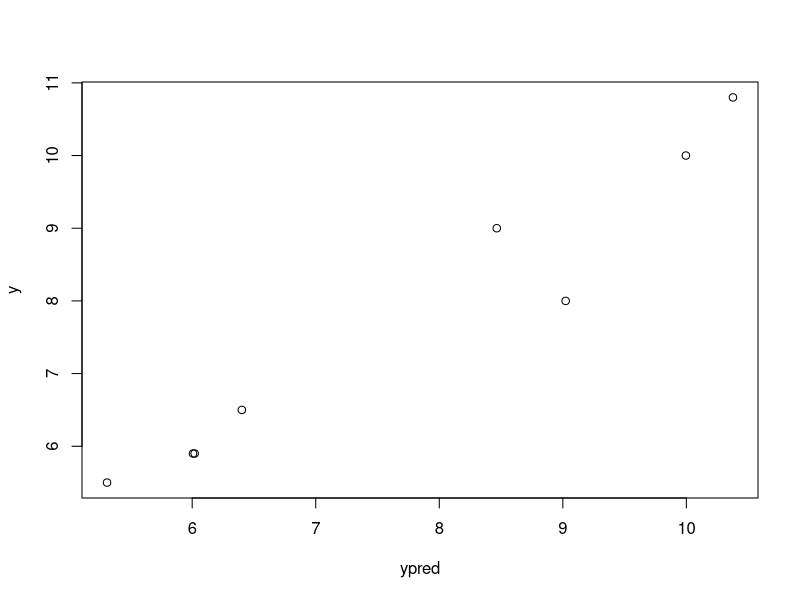
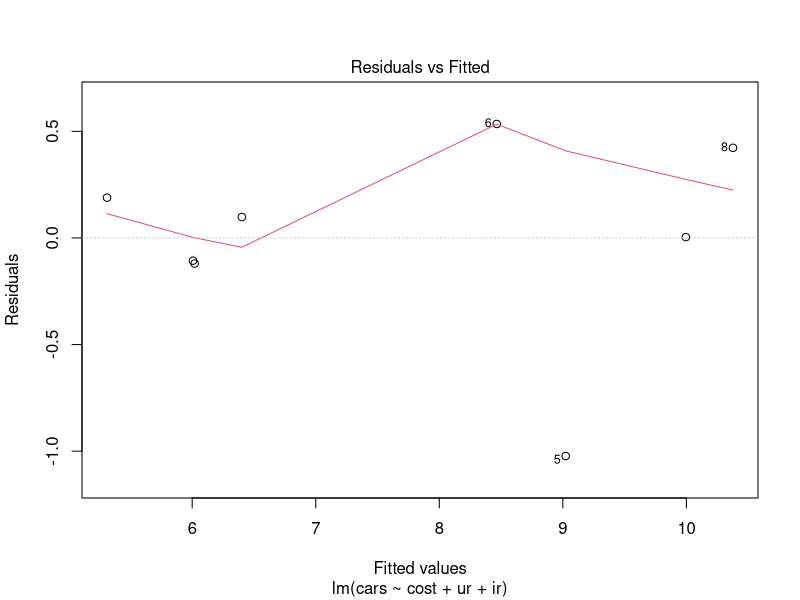
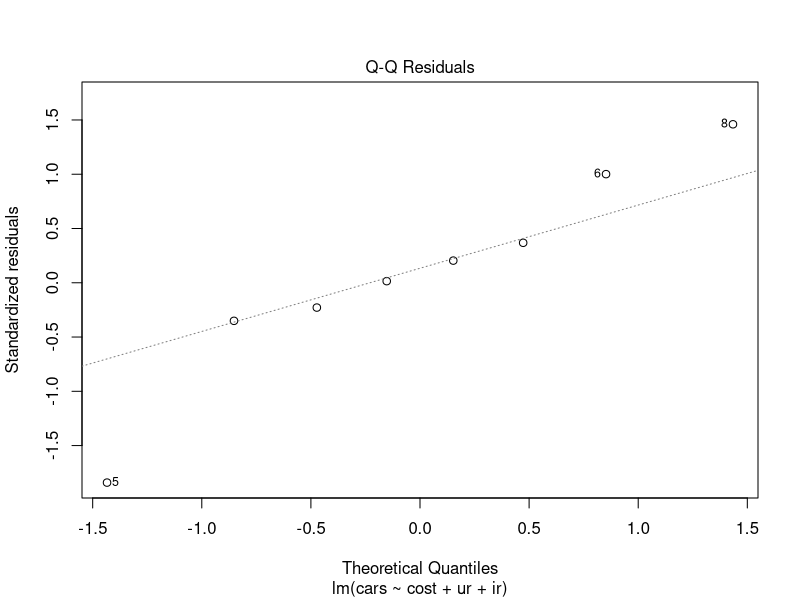
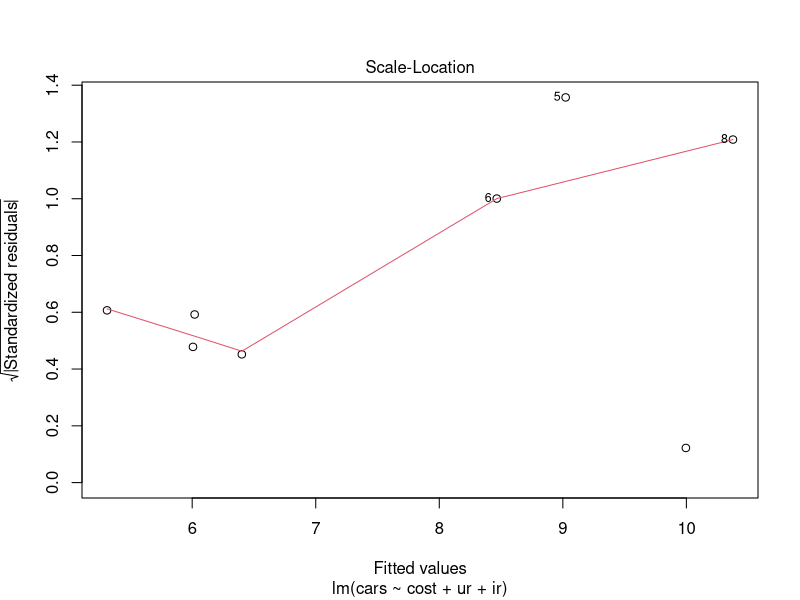
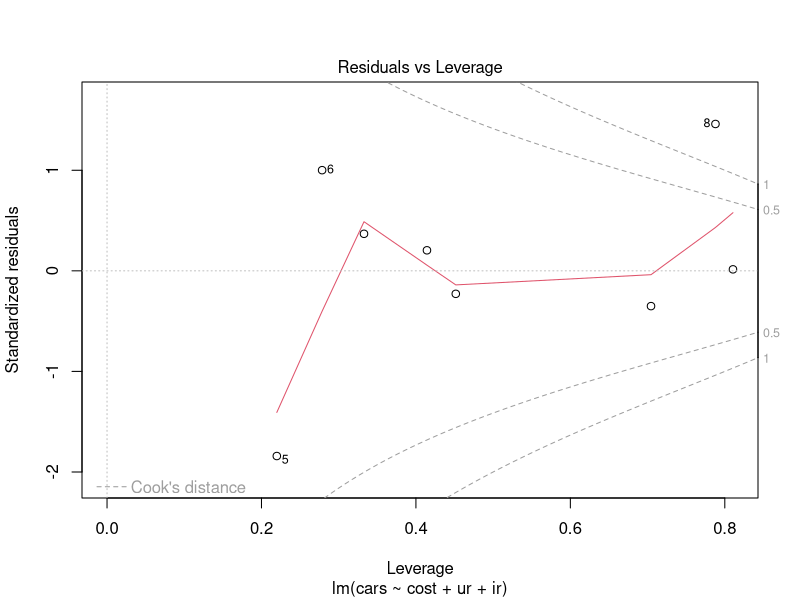

Reproduce these figures in R, in order.
#2------------

#b
income = read.csv('income.csv')
View(income)
x=income[,2]
x=matrix(c(rep(1,15),x),15,2)
y=income[,1]
b=solve(t(x)%*%x,t(x)%*%y)
b

#c
ypred=x%*%b
SSR=t(y-ypred)%*%(y-ypred)
s2=SSR/13
s2

#d
xpoint=c(1,18)
ypoint=xpoint%*%b



#3----------

#a
s=sqrt(s2)
C=solve(t(x)%*%x)
cii=C[2,2]
interval=s*sqrt(cii)
t=(3.017580-2.21929)/(2*interval)
pt(t,13)

#c
xtx = t(x)%*%x
ub = ypoint+sqrt(t(xpoint)%*%C%*%xpoint+1)*s*3.012
lb = ypoint-(t(xpoint)%*%C%*%xpoint+1)*s*3.012



#4--------

cars=c(5.5,5.9,6.5,5.9,8.0,9.0,10.0,10.8)
cost=c(7.2,10.0,9.0,5.5,9.0,9.8,14.5,8.0)
ur=c(8.7,9.4,10.0,9.0,12.0,11.0,12.0,13.7)
ir=c(5.5,4.4,4.0,7.0,5.0,6.2,5.8,3.9)
x=matrix(c(rep(1,8),cost,ur,ir),8,4)
y=cars
b=solve(t(x)%*%x,t(x)%*%y)
ypred=x%*%b
plot(ypred,y)
SSR=t(y-ypred)%*%(y-ypred)
s2=SSR/4

#b
model=lm(cars~cost+ur+ir)
plot(model)
model$coefficients

#c
h=x%*%solve(t(x)%*%x)%*%t(x)
e=y-ypred
z=e[5,1]/sqrt(s2*(1-h[5,5]))
cook=z*z*h[5,5]/(4*(1-h[5,5]))

#d
xpoint=c(1,7,8.6,5)
C=solve(t(x)%*%x)
s=sqrt(s2)
ypoint=xpoint%*%b
range=2.132*s*sqrt(1+t(xpoint)%*%C%*%xpoint)

#e
p=4
n=8
SSRes=sum(e^2)
SSReg=sum(ypred^2)
MSReg=SSReg/p
MSRes=SSRes/(n-p)

Fstat=MSReg/MSRes
qf(0.99,p,n-p)
pf(Fstat,p,n-p,lower.tail = FALSE)

#f
t=(b[3]-1)/(s*sqrt(C[3,3]))
1-pt(t,4)
Fstat2=t^2
pf(Fstat2,1,n-p,lower.tail = FALSE)

#g
#rearrange b1 and b3
x2=matrix(c(cost,ir,rep(1,8),ur),8,4)
C2=solve(t(x2)%*%x2)
A11=C2[1:2,1:2]
Rg1g2=t(c(b[1],b[3]))%*%solve(A11)%*%c(b[1],b[3])
